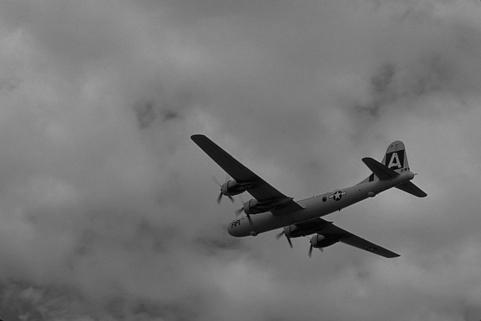
%> input picture 3096.jpg, 481 x 321 px
$ octave Demo.m   (GNU Octave 9; MATLAB toolbox functions it lacks are replaced by stand-ins)
%> lines starting %> are read from the running program, lines starting %| are printed output that depends on the picture; in (x1, y1, x2, y2) boxes, pixels count from 0 and x2, y2 are one past the last pixel; in counts of white or black regions, pixels touching at a corner belong together; the program's own positions count from 1
clearvars;
close all;
clc;

% Call  I_inpainted = Adaptive_MS_Inpainting(I_in, mask, maxiter, tol)
% where: I_in is a corrupted image, mask is a corrupted mask, maxiter is
% maximum iteration, tol is tolerance. By default, maxiter = 20, tol =
% 1e-10.

imagefilename = '3096.jpg';
maskfilename  = 'mask.jpg';

I_original = imread(imagefilename);
%> I_original is the input picture: size 321x481 uint8; min 0, max 181, mean 117.8
mask = imread(maskfilename);
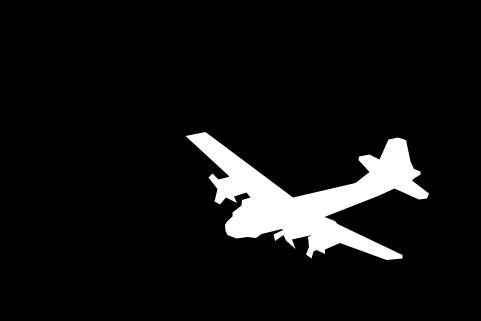
%> input picture mask.jpg, 481 x 321 px
%> mask is the input picture: size 321x481 uint8; min 0, max 255, mean 18.7
I_in = I_original;
I_in(mask~=0)=255;
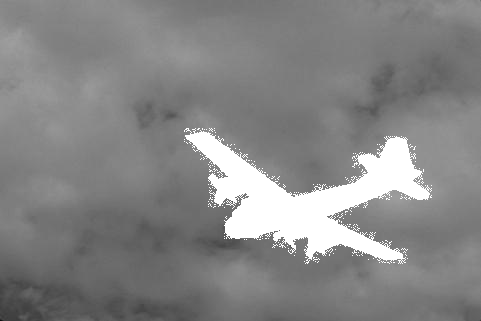
%> I_in: size 321x481 uint8; 8.46% of pixels changed, all inside (x1, y1, x2, y2) = (184, 128, 432, 264)

%> (the run ends here)
